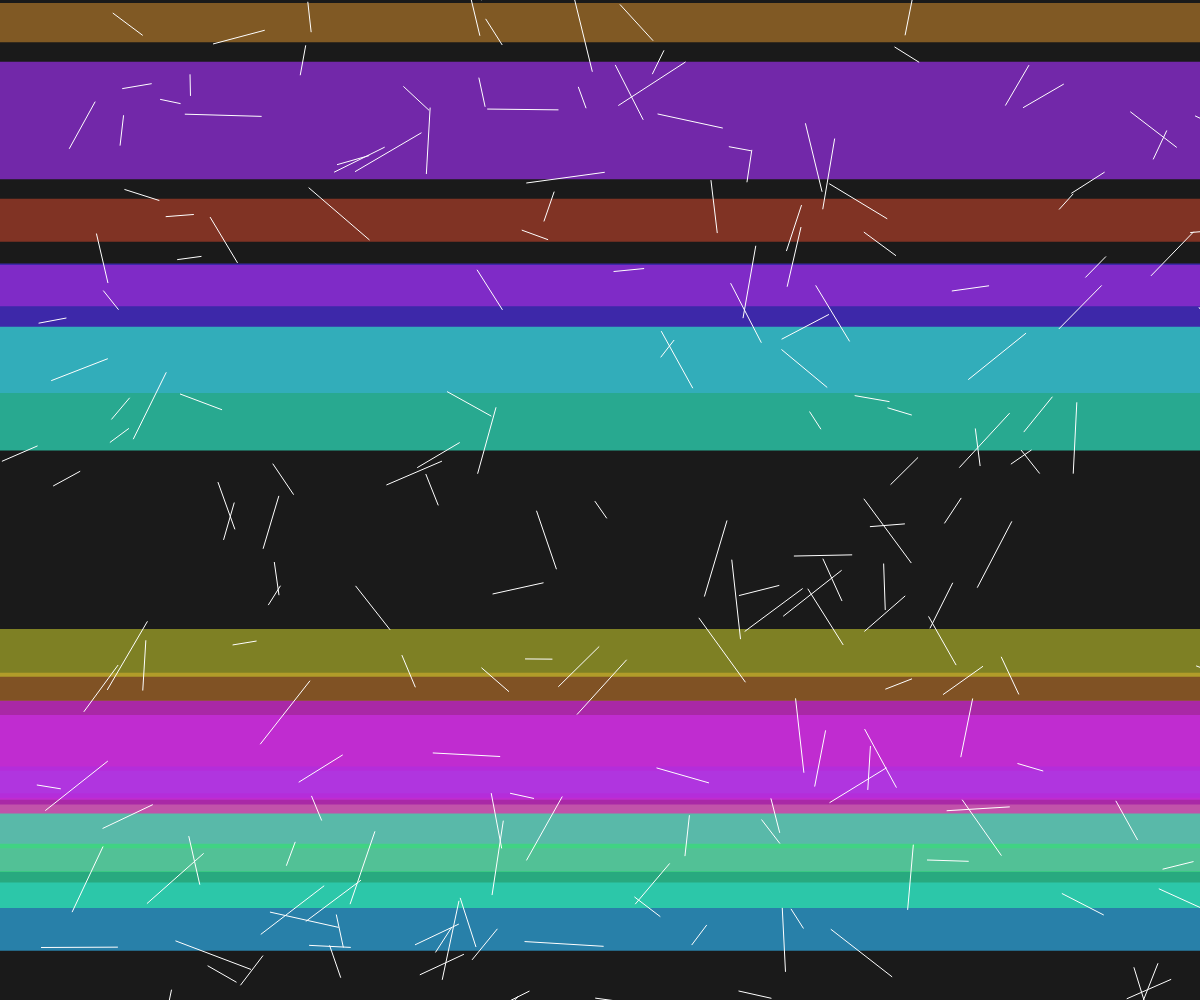
Frame 1 (no input)
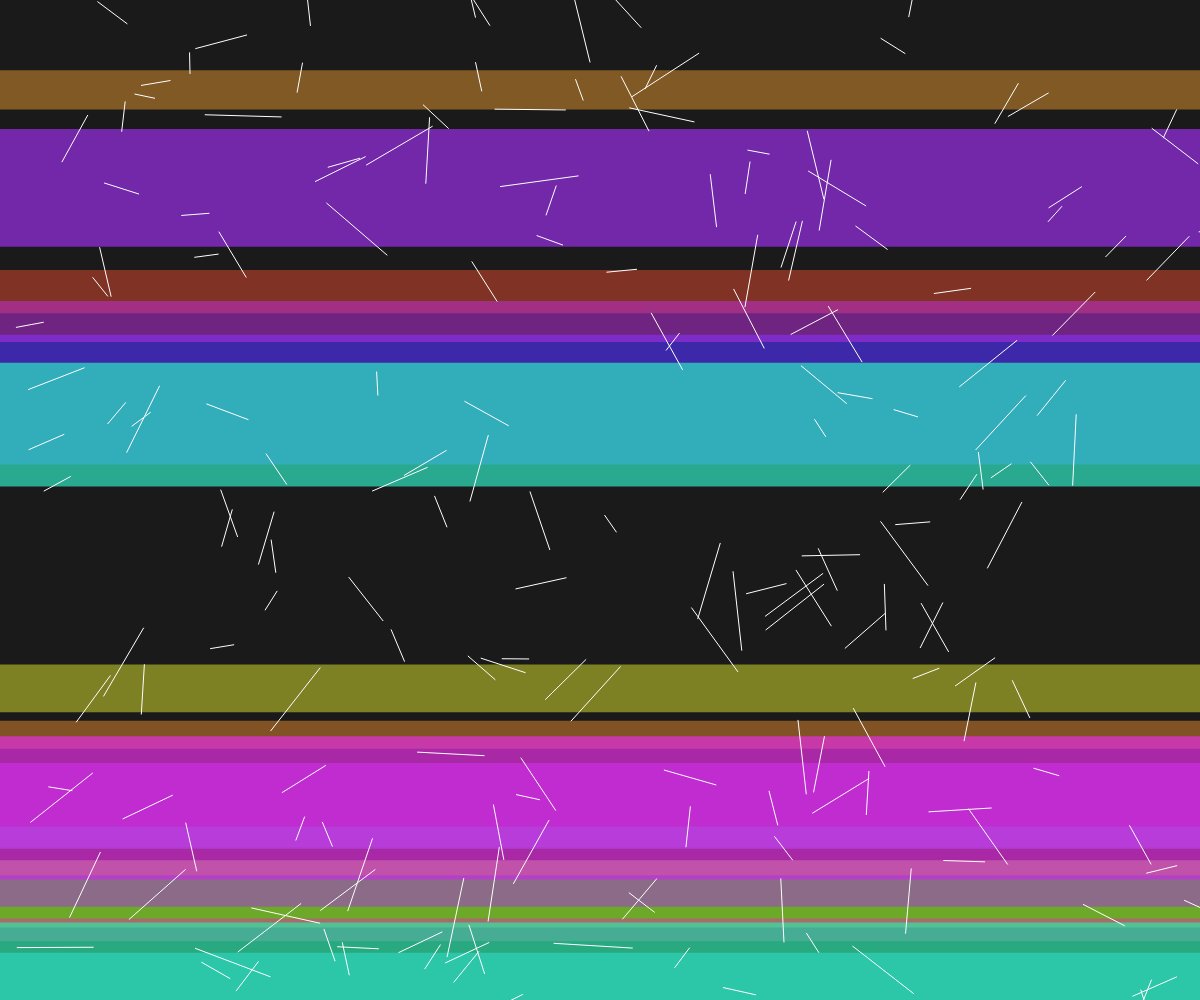
Frame 60 (no input)
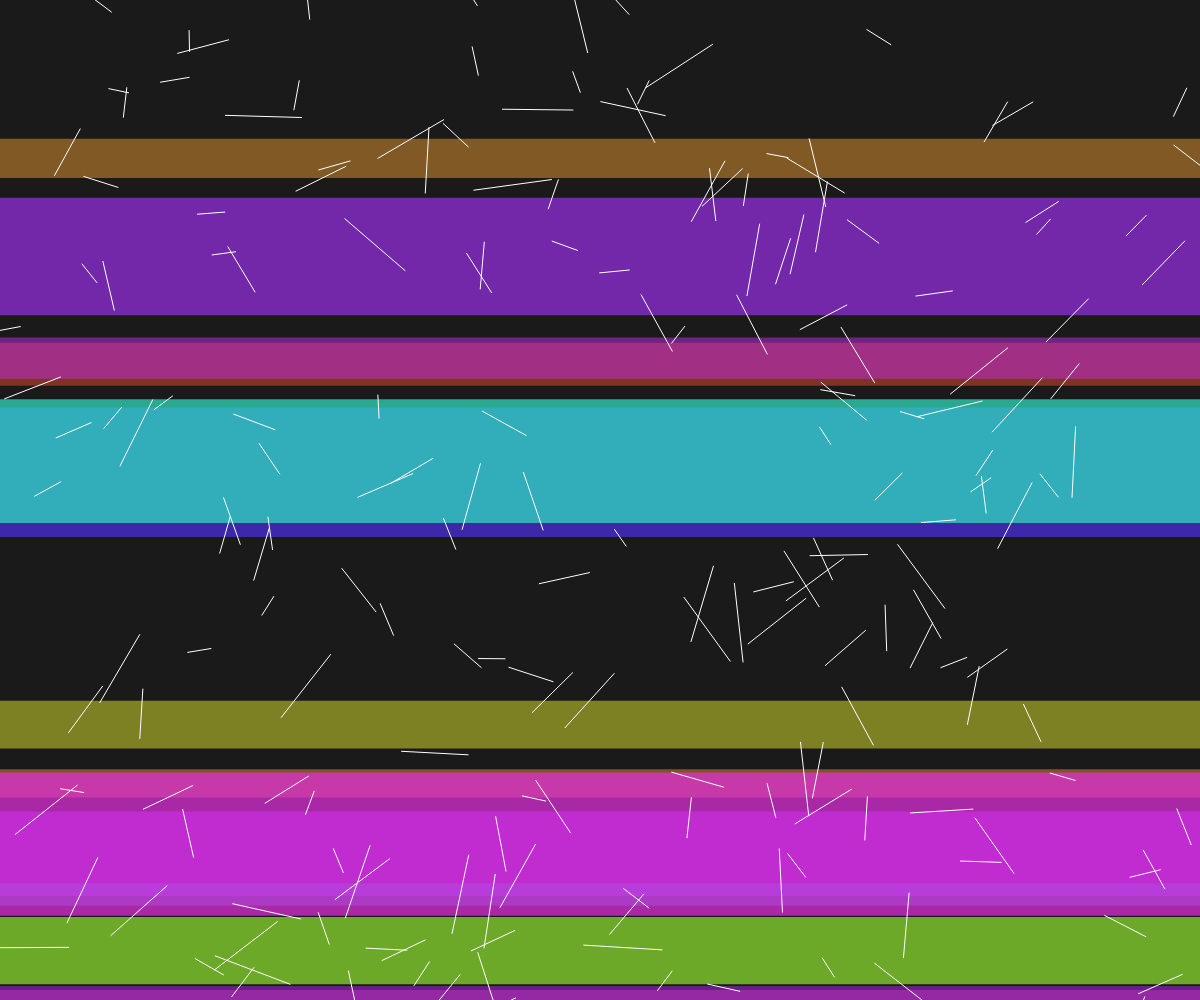
Frame 120 (the mouse pressed at the canvas centre since frame 60)

The p5.js sketch that drew these frames (run headless with seeded random() and noise() and a simulated clock; from frame 60 on, the mouse is pressed at the canvas centre):

// p5.js sketch
// ── sketch.js
let bands = [];
let stripes = [];

function setup() {
  createCanvas(windowWidth, windowHeight);
  colorMode(HSB, 360, 100, 100, 1);
  
  // Create main color bands
  for (let i = 0; i < 8; i++) {
    bands.push({
      y: random(height),
      speed: random(0.5, 2),
      hue: random(360),
      width: random(50, 150)
    });
  }
  
  // Create fine stripes
  for (let i = 0; i < 200; i++) {
    stripes.push({
      x: random(width),
      y: random(height),
      angle: random(TWO_PI),
      speed: random(0.1, 0.5),
      length: random(20, 80)
    });
  }
}

function draw() {
  background(0, 0, 10);
  
  // Update and draw bands
  for (let band of bands) {
    band.y += band.speed;
    if (band.y > height + 100) band.y = -100;
    
    fill(band.hue, 80, 90, 0.7);
    noStroke();
    rect(0, band.y, width, band.width);
    
    // Add a second band for more complexity
    fill((band.hue + 120) % 360, 80, 90, 0.5);
    rect(0, band.y - band.width/2, width, band.width/3);
  }
  
  // Update and draw stripes
  for (let stripe of stripes) {
    stripe.x += cos(stripe.angle) * stripe.speed;
    stripe.y += sin(stripe.angle) * stripe.speed;
    
    if (stripe.x < -10 || stripe.x > width + 10 || 
        stripe.y < -10 || stripe.y > height + 10) {
      stripe.x = random(width);
      stripe.y = random(height);
      stripe.angle = random(TWO_PI);
    }
    
    stroke(255, 20);
    strokeWeight(1);
    line(stripe.x, stripe.y, 
         stripe.x + cos(stripe.angle) * stripe.length,
         stripe.y + sin(stripe.angle) * stripe.length);
  }
}

function windowResized() {
  resizeCanvas(windowWidth, windowHeight);
}
